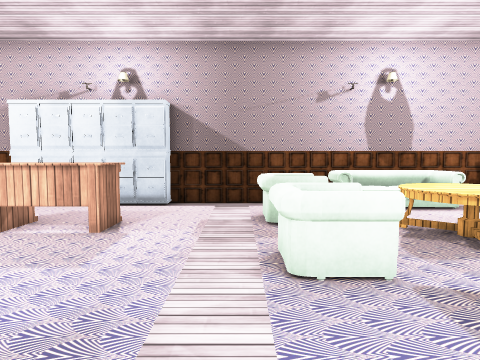
view 1 (above)

17 first-person views from a walk through a scene from a Unity 3-D project. The camera is 1.4 m above the floor, tilts 4° down and sees 75° across. The floor is counted in squares, 1 m on a side. Each view is taken from the middle of a square. On the plan, view 1 faces up. The plan holds only what a view shows up to about 14 squares ahead; the rest is blank. The place goes on beyond the plan. The player is left out. Some surface patterns are stand-ins.

view 2
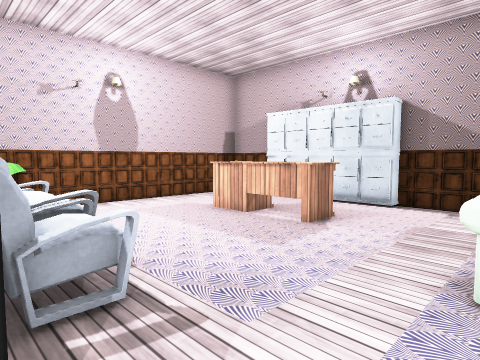

view 3
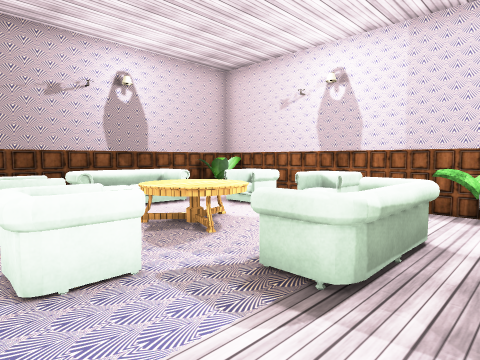

view 4
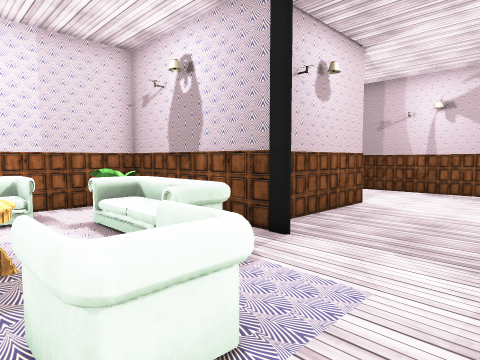

view 5
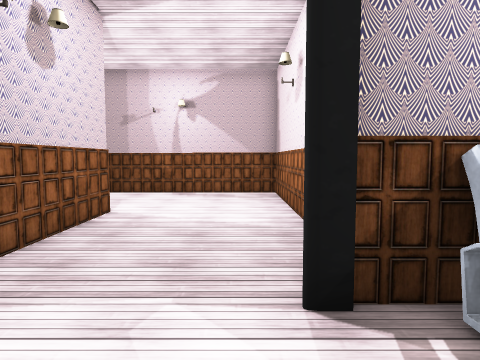

view 6
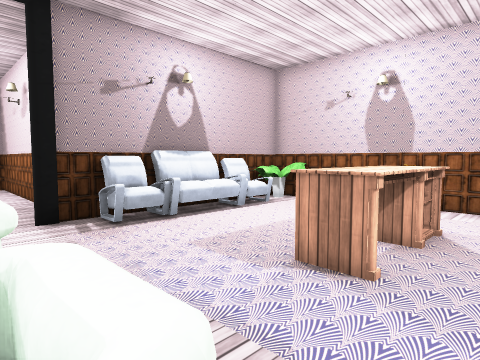

view 7
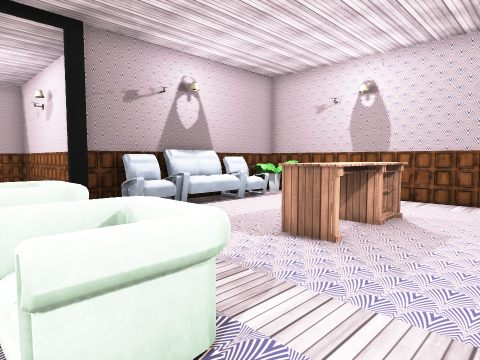

view 8
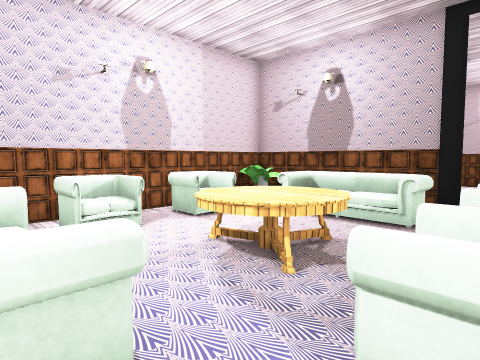

view 9
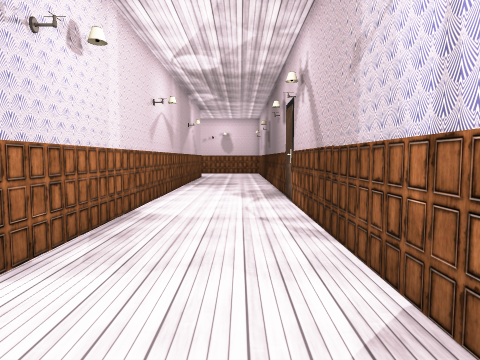

view 10
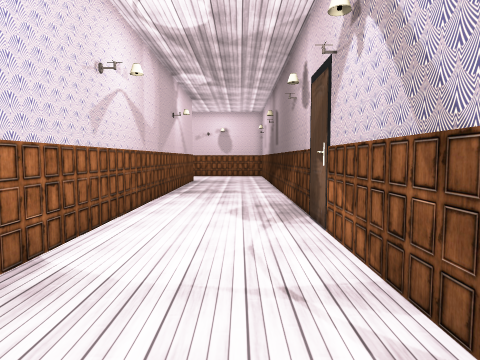

view 11
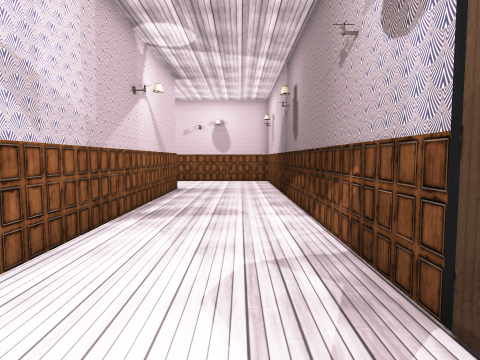

view 12
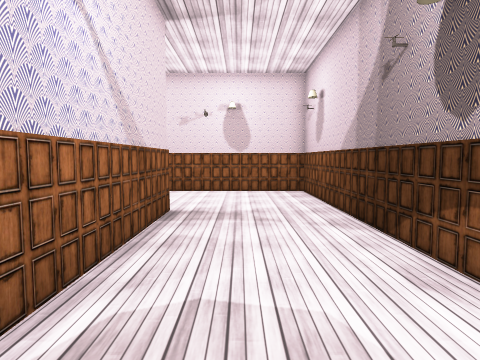

view 13
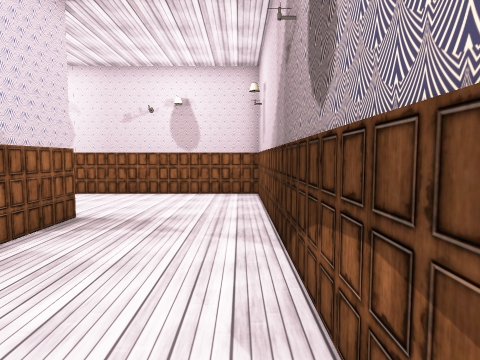

view 14
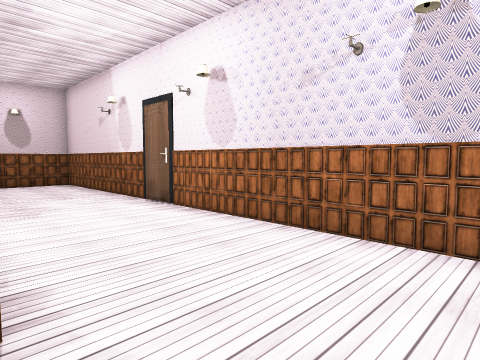

view 15
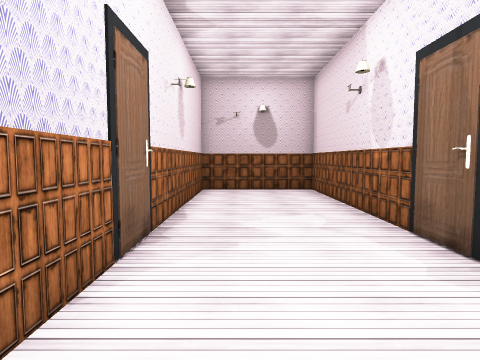

view 16
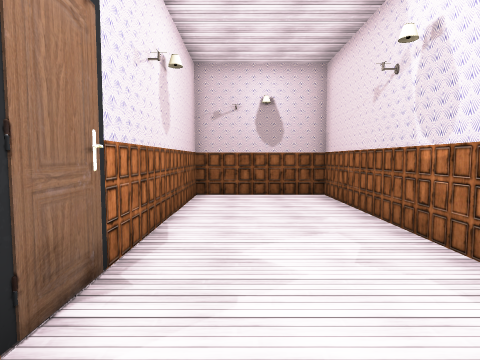

view 17
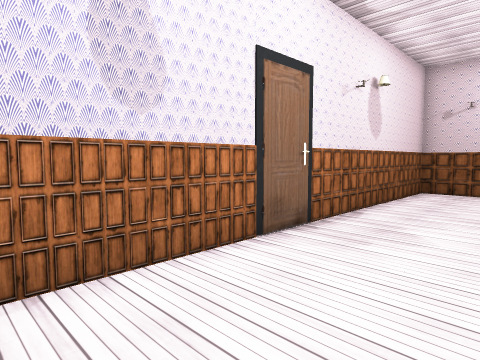

### Floor plan
Ten units are one square. View 1 is at (0, 0); x grows to the right and y downward. Boxes are objects, and circles mark ways between rooms. Rooms are numbered by the first view taken in them; rooms with no view inside come last. Other rooms are left out.
<svg viewBox="-95 -104 382 206">
<path fill="none" stroke="#000" d="M234 51 34 51 34 10M-15 28 -15 97 282 97 282 -99 233 -99 233 36M18 -33 6 -33M-34 -15 -34 -1M-20 -14 -20 -1M-46 -7 -35 -5M-65 -14 -18 -14M-55 -7 -21 -7M-18 -9 -20 -1M-55 -5 -18 -5M-50 -1 -6 -1M-70 -5 -60 -5M-70 -97 -90 -97 -90 -1 -53 -1M30 -97 -22 -97M-32 -16 -32 -7M-32 -14 -31 -9M-55 -16 -55 -7M-18 -14 -19 -4M-18 -14 -18 -5M5 -64 5 -72M6 -33 5 -45M7 -74 17 -74M26 -81 26 -91M26 -1 60 -1M70 -97 30 -97M18 -60 8 -60M68 -60 68 -74M17 -72 17 -65M30 -81 26 -81M68 -33 68 -39M55 -81 55 -91M57 -81 57 -90M7 -34 17 -34M57 -16 57 -25M46 -91 32 -91M60 -1 89 -1 89 -31M76 -33 68 -33M89 -31 89 -90M66 -34 77 -34 77 -46 67 -46"/>
<rect x="-75" y="-15" width="10" height="10" fill="#bbb"><title>plant</title></rect>
<rect x="-75" y="-95" width="20" height="10" fill="#bbb"><title>other object</title></rect>
<rect x="-65" y="-75" width="40" height="20" fill="#bbb"><title>desk</title></rect>
<rect x="-55" y="-95" width="10" height="10" fill="#bbb"><title>other object</title></rect>
<rect x="-45" y="-95" width="10" height="10" fill="#bbb"><title>other object</title></rect>
<rect x="-35" y="-95" width="10" height="10" fill="#bbb"><title>other object</title></rect>
<rect x="-25" y="-95" width="10" height="10" fill="#bbb"><title>other object</title></rect>
<rect x="25" y="-65" width="30" height="30" fill="#bbb"><title>table</title></rect>
<rect x="65" y="-25" width="20" height="20" fill="#bbb"><title>plant</title></rect>
<circle cx="5" cy="-15" r="3" fill="#2a7"/>
<circle cx="30" cy="-10" r="3" fill="#2a7"/>
<circle cx="15" cy="-50" r="3" fill="#2a7"/>
<circle cx="30" cy="-80" r="3" fill="#2a7"/>
<text x="150" y="60">1</text>
<text x="-40" y="-50">2</text>
<text x="40" y="-50">3</text>
<text x="70" y="-20">4</text>
<text x="70" y="-40">5</text>
</svg>
Room 1 opens to room 2. Room 1 opens to room 3. Room 2 opens to room 3.

Where each view was taken, in squares from view 1:
view 1: 0 up, 0 right, facing up
view 2: 0 up, 1 right, facing up-left
view 3: 0 up, 0 right, facing up-right
view 4: 5 up, 1 left, facing down-right
view 5: 3 up, 0 right, facing down
view 6: 8 up, 1 right, facing down-left
view 7: 9 up, 2 right, facing down-left
view 8: 9 up, 1 right, facing down-right
view 9: 8 down, 0 right, facing right
view 10: 8 down, 4 right, facing right
view 11: 8 down, 9 right, facing right
view 12: 7 down, 15 right, facing right
view 13: 9 down, 16 right, facing right
view 14: 8 down, 23 right, facing up-right
view 15: 4 down, 25 right, facing up
view 16: 2 down, 25 right, facing up
view 17: 4 down, 27 right, facing up-left
